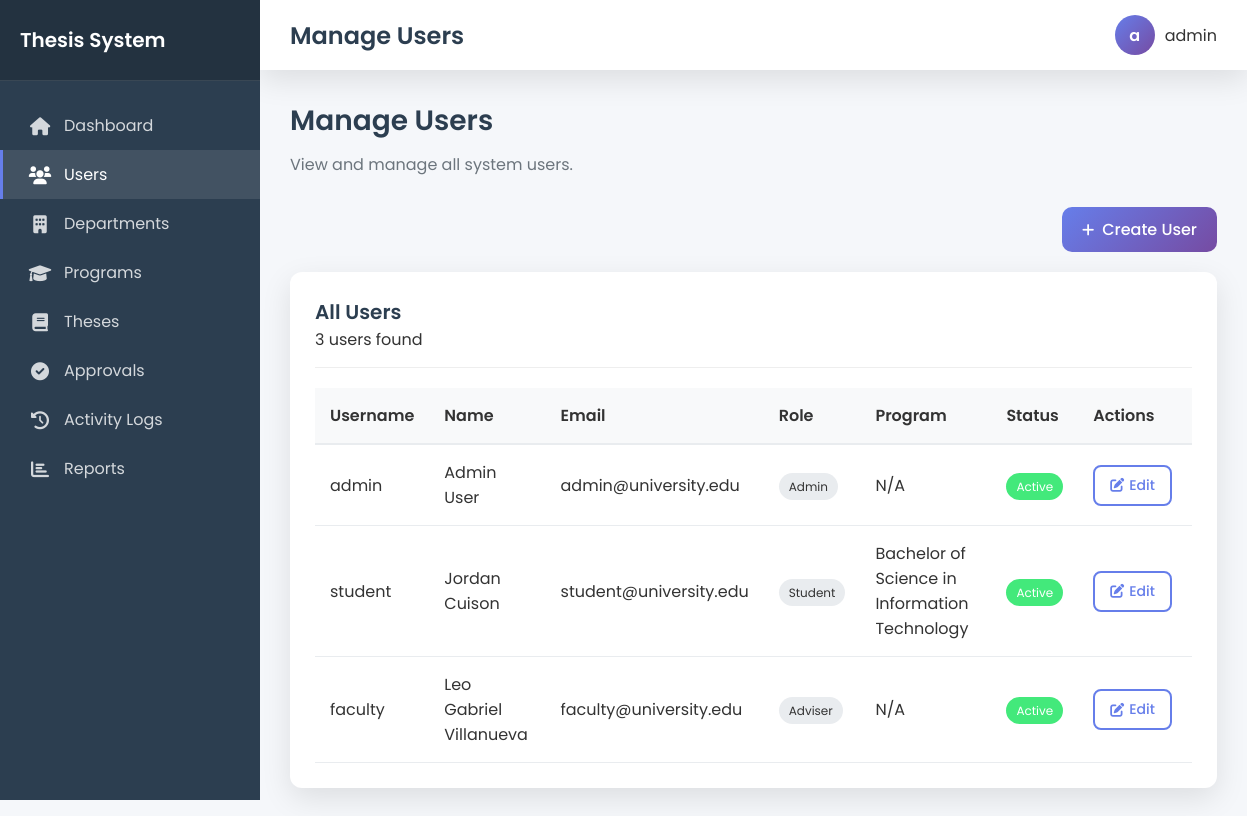
The page /admin/users.php (signed in) on the database its author committed.
### tables this page shows
CREATE TABLE `users` (
  `id` int(11) NOT NULL,
  `username` varchar(50) NOT NULL,
  `email` varchar(100) NOT NULL,
  `password` varchar(255) NOT NULL,
  `role` enum('student','adviser','admin') NOT NULL,
  `first_name` varchar(50) NOT NULL,
  `last_name` varchar(50) NOT NULL,
  `middle_name` varchar(50) DEFAULT NULL,
  `student_id` varchar(20) DEFAULT NULL,
  `program_id` int(11) DEFAULT NULL,
  `profile_picture` varchar(255) DEFAULT NULL,
  `signature` varchar(255) DEFAULT NULL,
  `is_active` tinyint(1) DEFAULT 1,
  `last_login` timestamp NULL DEFAULT NULL,
  `created_at` timestamp NOT NULL DEFAULT current_timestamp(),
  `updated_at` timestamp NOT NULL DEFAULT current_timestamp() ON UPDATE current_timestamp()
);

CREATE TABLE `programs` (
  `id` int(11) NOT NULL,
  `department_id` int(11) NOT NULL,
  `name` varchar(100) NOT NULL,
  `description` text DEFAULT NULL,
  `created_at` timestamp NOT NULL DEFAULT current_timestamp(),
  `updated_at` timestamp NOT NULL DEFAULT current_timestamp() ON UPDATE current_timestamp()
);

### models/Model.php (called while the page is built, shortened)
<?php
class Model {
    public function __construct($database) {
        $this->pdo = $database;
    }
}
?>

### models/User.php (called while the page is built, shortened)
<?php
require_once 'Model.php';
class User extends Model
{
    public function getAllUsers()
    {
        $stmt = $this->pdo->prepare("SELECT u.*, p.name as program_name FROM users u LEFT JOIN programs p ON u.program_id = p.id ORDER BY u.created_at DESC");
        $stmt->execute();
        return $stmt->fetchAll(PDO::FETCH_ASSOC);
    }
}

### admin/users.php (the view, shortened to what this page needs)
<?php
require_once '../config/db.php';
require_once '../models/User.php';
$userModel = new User($pdo);
$users = $userModel->getAllUsers();
?>
<div class="page-header">
    <h2>Manage Users</h2>
    <p>View and manage all system users.</p>
</div>
<div style="margin-bottom: 20px; text-align: right;">
    <a href="#" class="btn btn-primary" style="padding: 10px 20px; border: none; border-radius: 10px; font-family: 'Poppins', sans-serif; font-weight: 500; cursor: pointer; background: linear-gradient(135deg, #667eea 0%, #764ba2 100%); color: white; text-decoration: none; display: inline-flex; align-items: center; gap: 8px;">
        <i class="fas fa-plus"></i> Create User
    </a>
</div>
<div class="card fade-in">
    <div class="card-header">
        <h3>All Users</h3>
        <p><?php echo count($users); ?> users found</p>
    </div>
    <?php if (count($users) > 0): ?>
        <div class="table-responsive">
            <table class="table" style="width: 100%; border-collapse: collapse;">
                <thead>
                    <tr style="background: #f8f9fa; border-bottom: 2px solid #e9ecef;">
                        <th style="padding: 15px; text-align: left; font-weight: 600;">Username</th>
                        <th style="padding: 15px; text-align: left; font-weight: 600;">Name</th>
                        <th style="padding: 15px; text-align: left; font-weight: 600;">Email</th>
                        <th style="padding: 15px; text-align: left; font-weight: 600;">Role</th>
                        <th style="padding: 15px; text-align: left; font-weight: 600;">Program</th>
                        <th style="padding: 15px; text-align: left; font-weight: 600;">Status</th>
                        <th style="padding: 15px; text-align: left; font-weight: 600;">Actions</th>
                    </tr>
                </thead>
                <tbody>
                    <?php foreach ($users as $user): ?>
                        <tr style="border-bottom: 1px solid #e9ecef;">
                            <td style="padding: 15px;"><?php echo htmlspecialchars($user['username']); ?></td>
                            <td style="padding: 15px;"><?php echo htmlspecialchars($user['first_name'] . ' ' . $user['last_name']); ?></td>
                            <td style="padding: 15px;"><?php echo htmlspecialchars($user['email']); ?></td>
                            <td style="padding: 15px;">
                                <span style="padding: 5px 10px; border-radius: 20px; font-size: 12px; background: #e9ecef;">
                                    <?php echo ucfirst($user['role']); ?>
                                </span>
                            </td>
                            <td style="padding: 15px;"><?php echo htmlspecialchars($user['program_name'] ?? 'N/A'); ?></td>
                            <td style="padding: 15px;">
                                <?php if ($user['is_active']): ?>
                                    <span style="padding: 5px 10px; border-radius: 20px; font-size: 12px; background: #43e97b; color: white;">
                                        Active
                                    </span>
                                <?php else: ?>
                                    <span style="padding: 5px 10px; border-radius: 20px; font-size: 12px; background: #ff6b6b; color: white;">
                                        Inactive
                                    </span>
                                <?php endif; ?>
                            </td>
                            <td style="padding: 15px;">
                                <a href="edit-user.php?id=<?php echo $user['id']; ?>" class="btn btn-outline" style="padding: 8px 15px; border: 2px solid #667eea; border-radius: 8px; color: #667eea; text-decoration: none; font-size: 14px; display: inline-flex; align-items: center; gap: 5px; margin-right: 5px;">
                                    <i class="fas fa-edit"></i> Edit
                                </a>
                            </td>
                        </tr>
                    <?php endforeach; ?>
                </tbody>
            </table>
        </div>
    <?php endif; ?>
</div>
<?php
include '../views/shared/layout.php';
?>

### views/shared/layout.php (style rules this page uses)
:root { --primary-gradient: linear-gradient(135deg, #667eea 0%, #764ba2 100%); --secondary-gradient: linear-gradient(135deg, #f093fb 0%, #f5576c 100%); --success-gradient: linear-gradient(135deg, #43e97b 0%, #38f9d7 100%); --warning-gradient: linear-gradient(135deg, #ff9a9e 0%, #fecfef 100%); --dark: #2c3e50; --light: #f8f9fa; --gray: #6c757d; --border-radius: 12px; --box-shadow: 0 10px 30px rgba(0, 0, 0, 0.1); }
* { margin: 0; padding: 0; box-sizing: border-box; }
body { font-family: 'Poppins', sans-serif; background: #f5f7fa; color: #333; min-height: 100vh; }
.page-header { margin-bottom: 30px; }
.page-header h2 { font-size: 28px; font-weight: 600; color: var(--dark); margin: 0 0 10px 0; }
.page-header p { color: var(--gray); font-size: 16px; margin: 0; }
.card { background: white; border-radius: var(--border-radius); box-shadow: var(--box-shadow); padding: 25px; margin-bottom: 25px; transition: transform 0.3s ease; }
.card-header { border-bottom: 1px solid #eee; padding-bottom: 15px; margin-bottom: 20px; }
.card-header h3 { font-size: 20px; font-weight: 600; margin: 0; color: var(--dark); }
.btn { padding: 12px 20px; border: none; border-radius: var(--border-radius); font-family: 'Poppins', sans-serif; font-weight: 500; cursor: pointer; transition: all 0.3s ease; text-decoration: none; display: inline-flex; align-items: center; justify-content: center; gap: 8px; }
.btn i { font-size: 14px; }
.btn-primary { background: var(--primary-gradient); color: white; }
.btn-outline { background: transparent; border: 2px solid #667eea; color: #667eea; }
.fade-in { animation: fadeIn 0.6s ease-out; }

### rows shown on the page
users: username "admin", first_name+last_name "Admin User", email "admin@university.edu", role "Admin", program_name "N/A", is_active "Active"
users: username "student", first_name+last_name "Jordan Cuison", email "student@university.edu", role "Student", program.name "Bachelor of Science in Information Technology", is_active "Active"
users: username "faculty", first_name+last_name "Leo Gabriel Villanueva", email "faculty@university.edu", role "Adviser", program_name "N/A", is_active "Active"

### other values the page prints
$item['title'] "Dashboard"
$item['title'] "Users"
$item['title'] "Departments"
$item['title'] "Programs"
$item['title'] "Theses"
$item['title'] "Approvals"
$item['title'] "Activity Logs"
$item['title'] "Reports"
$title "Manage Users"
substr($_SESSION['username'], 0, 1) "a"
$_SESSION['username'] "admin"
count($users) "3"
